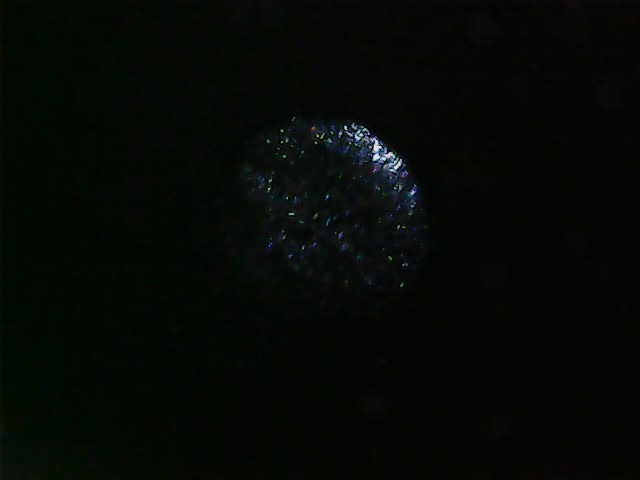
#> input picture raw/N0001E1.jpg, 640 x 480 px; its folder holds only this picture in this run
$ python image_processing.py
#> lines starting #> are read from the running program, lines starting #| are printed output that depends on the picture
import cv2
import numpy as np
import matplotlib.pyplot as plt
from pathlib import Path

# Load images
raw_dir = Path("Raw")
processed_dir = Path("Processed")
processed_dir.mkdir(exist_ok=True)

image_extensions = {".jpg", ".jpeg", ".png", ".bmp", ".tif", ".tiff"}

read_array = []
write_array = []

for path in sorted(raw_dir.iterdir()):
    if path.is_file() and path.suffix.lower() in image_extensions:
        read_array.append(str(path))
        write_array.append(str(processed_dir / f"{path.stem}P{path.suffix}"))

img = []
for i in range(len(read_array)):
    img.append(cv2.imread(read_array[i]))

def show_image(image):
    plt.imshow(image, cmap='gray')
    plt.axis('off')
    plt.show()

# Threshold filter and crop
def process(image,cutoff,crop_size,new_size,apply_threshold_filter=False):
    img_gray = cv2.cvtColor(image, cv2.COLOR_BGR2GRAY)
    blur = cv2.GaussianBlur(img_gray, (7, 7), 0)
    _,filtered_img = cv2.threshold(blur, cutoff, 255, cv2.THRESH_TOZERO)
    _, filtered_img_bg = cv2.threshold(img_gray, 20, 255, cv2.THRESH_TOZERO)
    x, y, w, h = cv2.boundingRect(filtered_img)
    center = ((2*x+w)/2, (2*y+h)/2)
    s = (crop_size, crop_size)
    # Fixed size crop
    if apply_threshold_filter:
        cropped_img = cv2.getRectSubPix(filtered_img_bg, s, center)
    else:
        cropped_img = cv2.getRectSubPix(img_gray, s, center)
    processed_img = cv2.resize(cropped_img, (new_size,new_size), interpolation = cv2.INTER_AREA)
    return processed_img

#outputs 224x224 image
final_size = 224

img_processed = np.zeros((len(img),final_size,final_size),dtype=np.uint8)
for i in range(len(img)):
    file_name = Path(read_array[i]).name

    if file_name.startswith("N"):
        size = 240
    elif file_name.startswith("W"):
        size = 960
    else:
        size = 240

    # Cutoff may need to be higher depending on background brightness
    # Set parameter to true to set background color to 0
    img_processed[i] = process(img[i],50,size,final_size,True)
#> this loop made 1 pass
#> (file_name, size, x in process, y in process, w in process, h in process, center in process, s in process) on pass 1: ('N0001E1.jpg', 240, 267, 123, 149, 136, (341.5, 191), (240, 240))
#> pass 1, in process, `_,filtered_img = cv2.threshold(blur, cutoff, 255, cv2.THRESH_TOZERO)`:
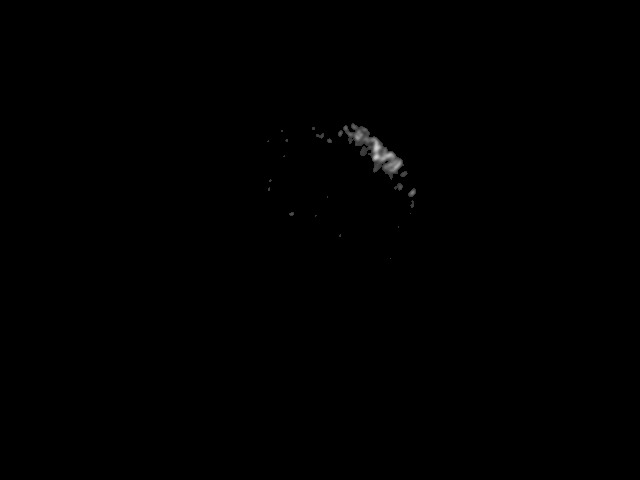
#> filtered_img: shape (480, 640); min 0, max 208, mean 0.4
    #show_image(img_processed[i])

# Save the processed image
for i in range(len(write_array)):
    cv2.imwrite(write_array[i],img_processed[i])
#> this loop made 1 pass
#> pass 1, `cv2.imwrite(write_array[i],img_processed[i])`:
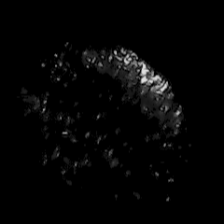
#> saved as N0001E1P.jpg: shape (224, 224); min 0, max 224, mean 4.9

$ run again, on raw/N0004E2.jpg
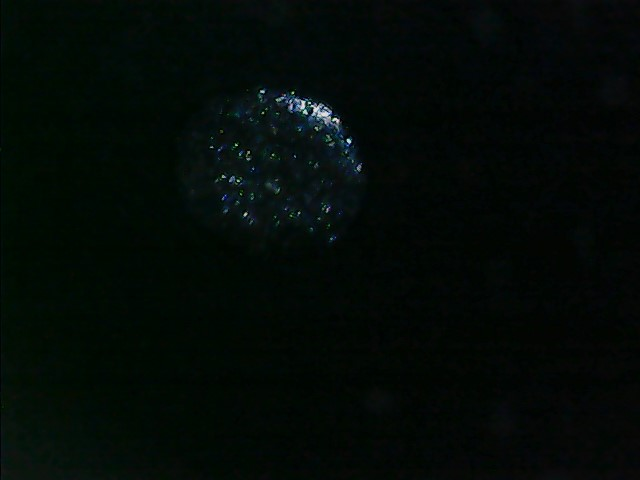
#> input picture raw/N0004E2.jpg, 640 x 480 px
#> the loop `for i in range(len(img)):` made 1 pass
#> (file_name, size, x in process, y in process, w in process, h in process, center in process, s in process) on pass 1: ('N0004E2.jpg', 240, 211, 89, 150, 128, (286, 153), (240, 240))
#> pass 1, in process, `_,filtered_img = cv2.threshold(blur, cutoff, 255, cv2.THRESH_TOZERO)`:
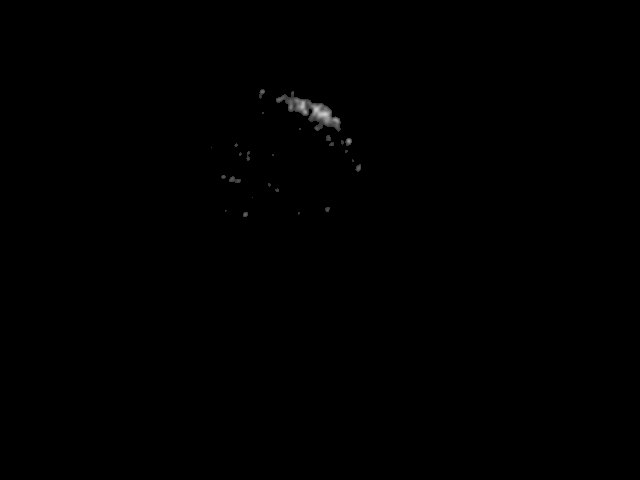
#> filtered_img: shape (480, 640); min 0, max 204, mean 0.4
#> the loop `for i in range(len(write_array)):` made 1 pass
#> pass 1, `cv2.imwrite(write_array[i],img_processed[i])`:
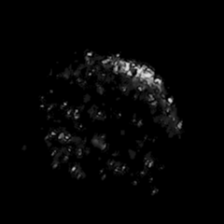
#> saved as N0004E2P.jpg: shape (224, 224); min 0, max 222, mean 4.8

$ run again, on raw/N0004W1.jpg
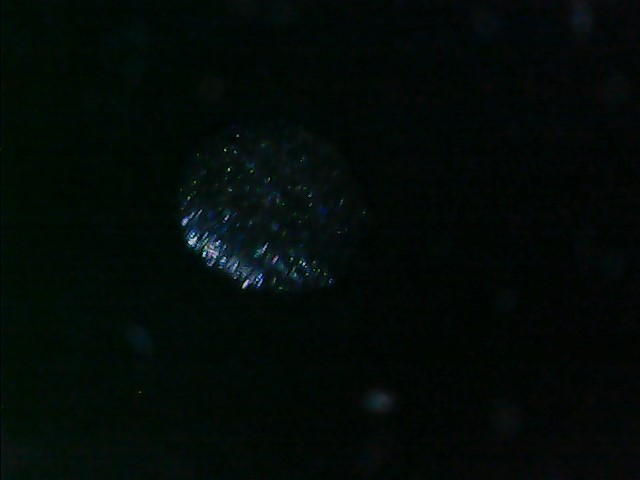
#> input picture raw/N0004W1.jpg, 640 x 480 px
#> the loop `for i in range(len(img)):` made 1 pass
#> (file_name, size, x in process, y in process, w in process, h in process, center in process, s in process) on pass 1: ('N0004W1.jpg', 240, 181, 168, 125, 121, (243.5, 228.5), (240, 240))
#> pass 1, in process, `_,filtered_img = cv2.threshold(blur, cutoff, 255, cv2.THRESH_TOZERO)`:
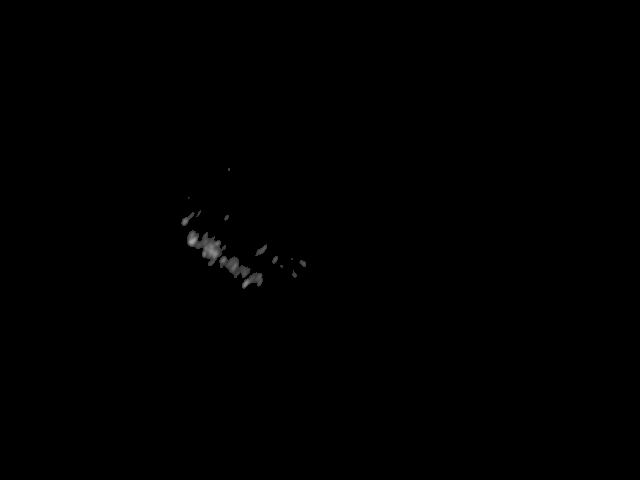
#> filtered_img: shape (480, 640); min 0, max 164, mean 0.4
#> the loop `for i in range(len(write_array)):` made 1 pass
#> pass 1, `cv2.imwrite(write_array[i],img_processed[i])`:
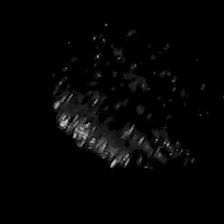
#> saved as N0004W1P.jpg: shape (224, 224); min 0, max 198, mean 4.7

$ run again, on raw/N0005E1.jpg
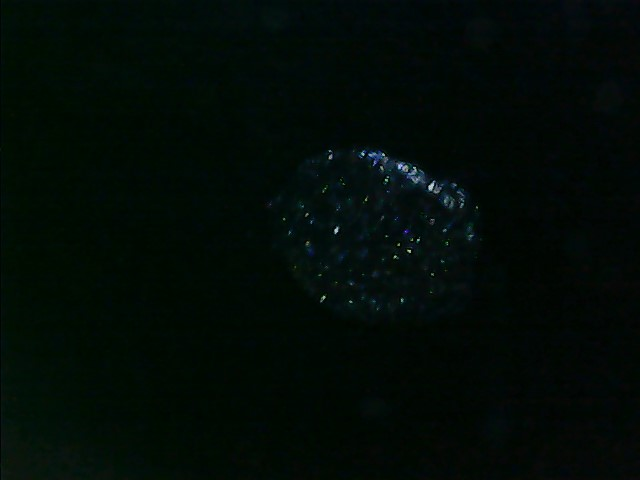
#> input picture raw/N0005E1.jpg, 640 x 480 px
#> the loop `for i in range(len(img)):` made 1 pass
#> (file_name, size, x in process, y in process, w in process, h in process, center in process, s in process) on pass 1: ('N0005E1.jpg', 240, 306, 151, 166, 152, (389, 227), (240, 240))
#> pass 1, in process, `_,filtered_img = cv2.threshold(blur, cutoff, 255, cv2.THRESH_TOZERO)`:
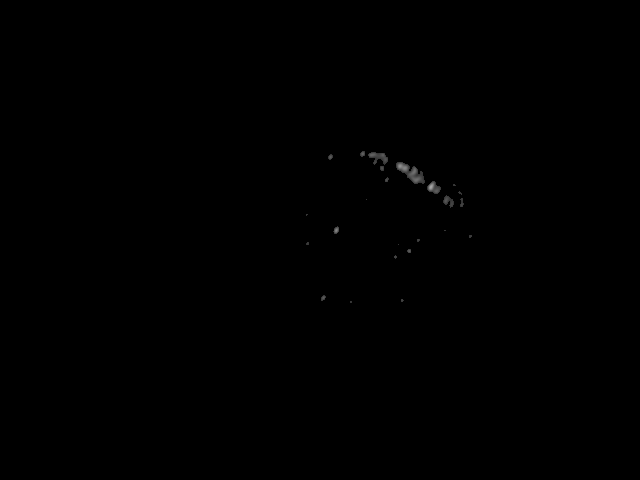
#> filtered_img: shape (480, 640); min 0, max 166, mean 0.2
#> the loop `for i in range(len(write_array)):` made 1 pass
#> pass 1, `cv2.imwrite(write_array[i],img_processed[i])`:
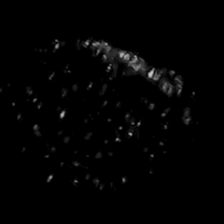
#> saved as N0005E1P.jpg: shape (224, 224); min 0, max 197, mean 2.9

$ run again, on raw/N0002S1.jpg
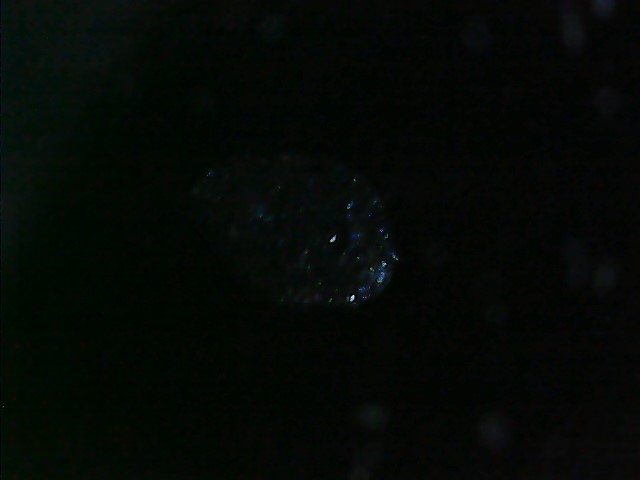
#> input picture raw/N0002S1.jpg, 640 x 480 px
#> the loop `for i in range(len(img)):` made 1 pass
#> (file_name, size, x in process, y in process, w in process, h in process, center in process, s in process) on pass 1: ('N0002S1.jpg', 240, 330, 206, 65, 96, (362.5, 254), (240, 240))
#> the loop `for i in range(len(write_array)):` made 1 pass
#> pass 1, `cv2.imwrite(write_array[i],img_processed[i])`:
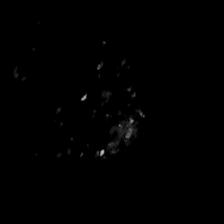
#> saved as N0002S1P.jpg: shape (224, 224); min 0, max 199, mean 0.8
